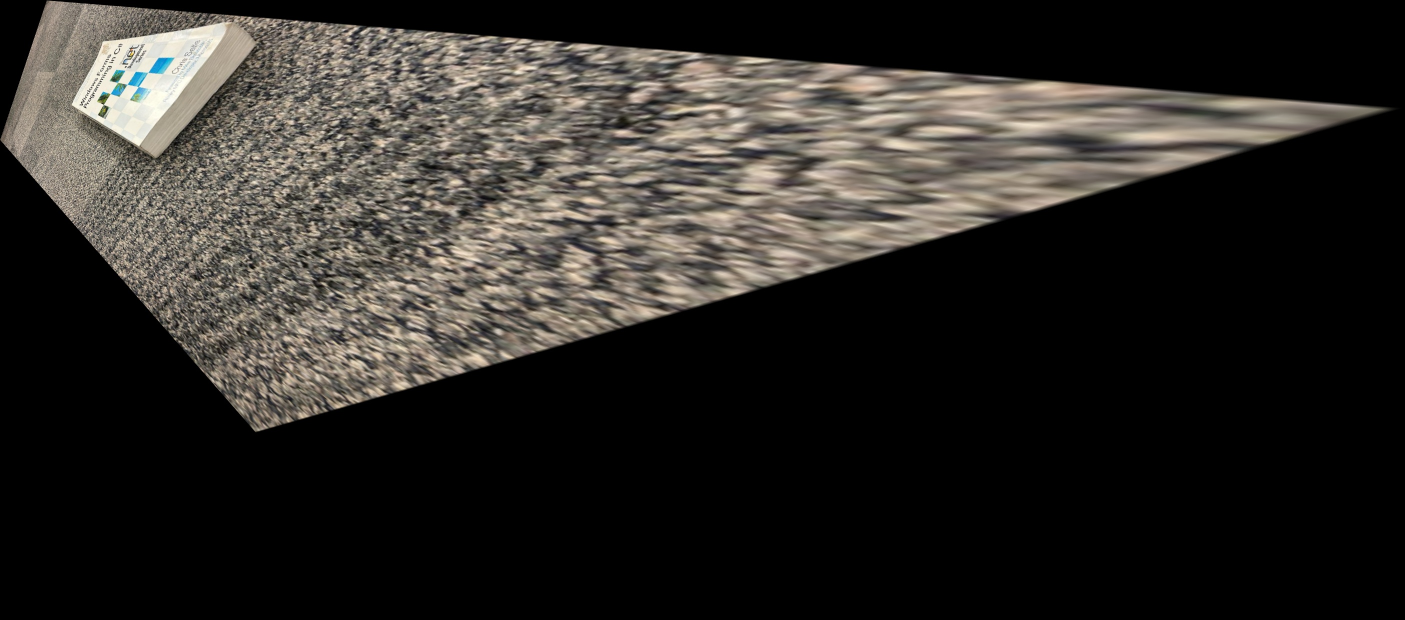
#> input picture HW9/rectified_img1_task1.jpg, 2809 x 1240 px, found by its file name (shown at 1/2 size)
$ python 3dplot.py
#> lines starting #> are read from the running program, lines starting #| are printed output that depends on the picture
import matplotlib.pyplot as plt
from mpl_toolkits.mplot3d import proj3d
import matplotlib
import numpy as np
import cv2

# Function to update the figure with new correspondences
def update_lines():
    # Clear previous lines
    fig.lines = []
    for p2D, p3D, p2D_right in zip(points2D_left, points3D, points2D_right):
        # Project left 2D points into figure coordinates
        x1, y1 = ax1.transData.transform(p2D)
        x1 = x1 / width
        y1 = y1 / height

        # Project 3D points into figure coordinates
        x2, y2, _ = proj3d.proj_transform(p3D[0], p3D[1], p3D[2], ax2.get_proj())
        [x2, y2] = ax2.transData.transform((x2, y2))
        x2 = x2 / width
        y2 = y2 / height

        # Project right 2D points into figure coordinates
        x3, y3 = ax3.transData.transform(p2D_right)
        x3 = x3 / width
        y3 = y3 / height

        # Transform coordinates for lines
        transFigure = fig.transFigure.inverted()
        coord1 = transFigure.transform(ax0.transData.transform([x1, y1]))
        coord2 = transFigure.transform(ax0.transData.transform([x2, y2]))
        coord3 = transFigure.transform(ax0.transData.transform([x3, y3]))

        # Add lines connecting the points
        line1 = matplotlib.lines.Line2D((coord1[0], coord2[0]), (coord1[1], coord2[1]),
                                        transform=fig.transFigure, linestyle='dashed', color='blue')
        line2 = matplotlib.lines.Line2D((coord2[0], coord3[0]), (coord2[1], coord3[1]),
                                        transform=fig.transFigure, linestyle='dashed', color='purple')
        fig.lines.extend([line1, line2])

    # Redraw the figure
    fig.canvas.draw()

# Callback function for mouse motion events
def on_mouse_move(event):
    if event.button == 1:  # Left mouse button for rotating
        ax2.view_init(elev=ax2.elev + event.step, azim=ax2.azim + event.step)
        update_lines()

# Create figure and axes
fig = plt.figure(figsize=(10, 10), dpi=100)
ax0 = plt.axes([0., 0., 1., 1.])
ax0.set_xlim(0, 1)
ax0.set_ylim(0, 1)
ax0.axis('off')

# Subplots: 3D in the first row (center), 2D plots in the second row
ax2 = fig.add_subplot(2, 1, 1, projection='3d')  # Top center 3D plot
ax1 = fig.add_subplot(2, 2, 3)  # Bottom left 2D plot (image)
ax3 = fig.add_subplot(2, 2, 4)  # Bottom right 2D plot (image)

# Load images and display them
image_left = cv2.imread("/home/aolivepe/Computer-Vision/HW9/rectified_img1_task1.jpg")
#> image_left is the input picture: shape (1240, 2809, 3); mean B, G, R 38.9, 42.6, 45.4
image_right = cv2.imread("/home/aolivepe/Computer-Vision/HW9/rectified_img2_task1.jpg")
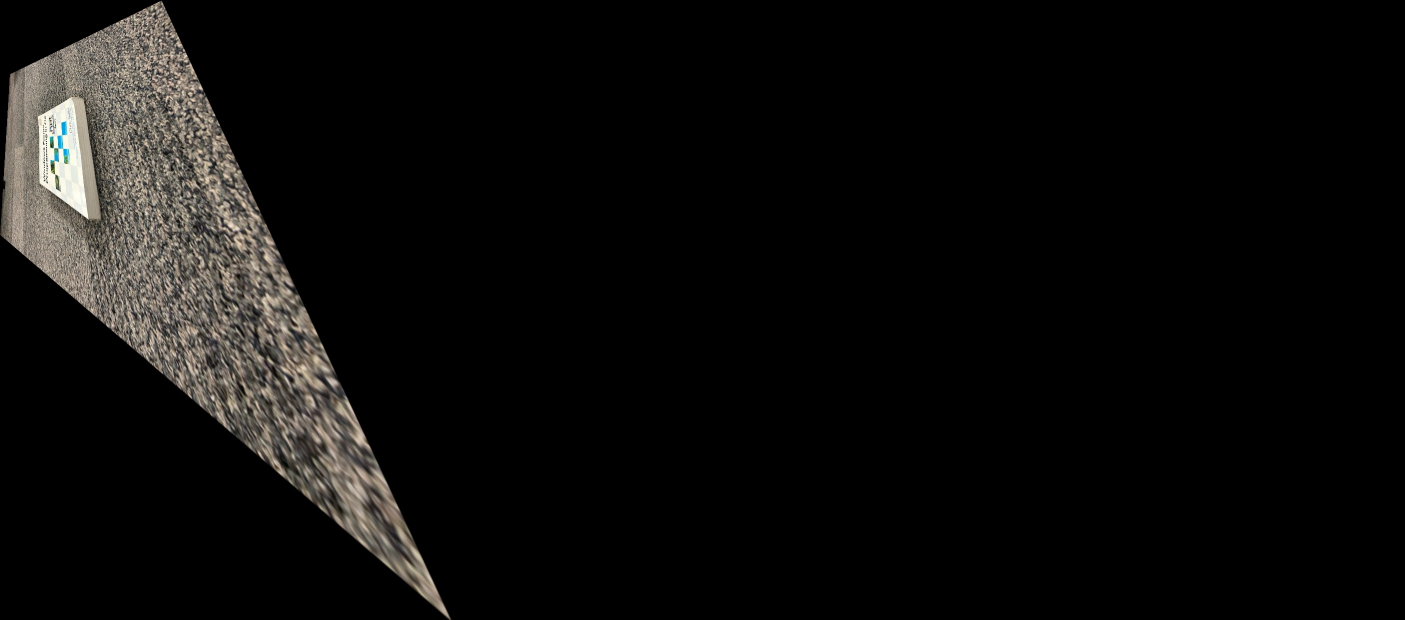
#> input picture HW9/rectified_img2_task1.jpg, 2809 x 1240 px, found by its file name (shown at 1/2 size)
#> image_right is the input picture: shape (1240, 2809, 3); mean B, G, R 11.6, 12.7, 13.5
h_left, w_left = image_left.shape[:2]
#> h_left = 1240; w_left = 2809
h_right, w_right = image_right.shape[:2]
#> h_right = 1240; w_right = 2809
ax1.imshow(image_left, cmap='gray', extent=(0, w_left, h_left, 0))
ax3.imshow(image_right, cmap='gray', extent=(0, w_right, h_right, 0))

# Points to plot in 2D (left), 3D, and 2D (right)
points2D_left = [[250, 120], [100, 100], [750, 121]]
points3D = [[0, 200, 1], [1, 1, 0.6], [2, 1, 0.3]]
points2D_right = [[200, 50], [600, 300], [100, 80]]

# Plot points and lines in the plots
for i, p in enumerate(points2D_left):
    ax1.plot(p[0], p[1], 'go')
    if i > 0:
        ax1.plot([points2D_left[i - 1][0], p[0]], [points2D_left[i - 1][1], p[1]], 'g--')

for i, p in enumerate(points3D):
    ax2.plot([p[0]], [p[1]], [p[2]], 'ro')
    if i > 0:
        ax2.plot([points3D[i - 1][0], p[0]], [points3D[i - 1][1], p[1]], [points3D[i - 1][2], p[2]], 'r--')

for i, p in enumerate(points2D_right):
    ax3.plot(p[0], p[1], 'bo')
    if i > 0:
        ax3.plot([points2D_right[i - 1][0], p[0]], [points2D_right[i - 1][1], p[1]], 'b--')

# Set limits
margin = 0.2
ax2.set_xlim(np.min(np.array(points3D)[:, 0]) - margin, np.max(np.array(points3D)[:, 0]) + margin)
ax2.set_ylim(np.min(np.array(points3D)[:, 1]) - margin, np.max(np.array(points3D)[:, 1]) + margin)
ax2.set_zlim(np.min(np.array(points3D)[:, 2]) - margin, np.max(np.array(points3D)[:, 2]) + margin)
ax1.set_xlim(0, w_left)
ax1.set_ylim(h_left, 0)
ax3.set_xlim(0, w_right)
ax3.set_ylim(h_right, 0)

# Initialize figure dimensions
fig.canvas.draw()
dpi = fig.get_dpi()
height = fig.get_figheight() * dpi
width = fig.get_figwidth() * dpi

# Add annotation
ax0.text(0.5, 0.95, "3D Plot Connecting Two 2D Images with Points", fontsize=20, ha='center')

# Connect mouse motion event to rotation
fig.canvas.mpl_connect('motion_notify_event', on_mouse_move)

# Draw initial lines
update_lines()

# Show the plot
plt.show()
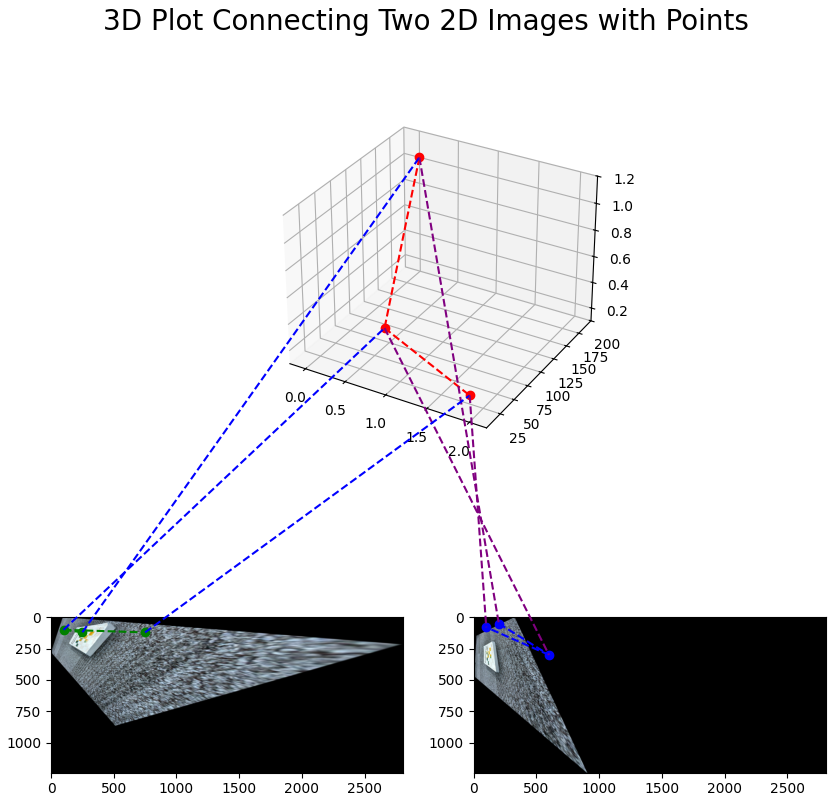
#> figure drawn by matplotlib, 3 panels; B, G, R data is drawn as R, G, B

# Save the figure
plt.savefig("prova.jpg", dpi=100)
